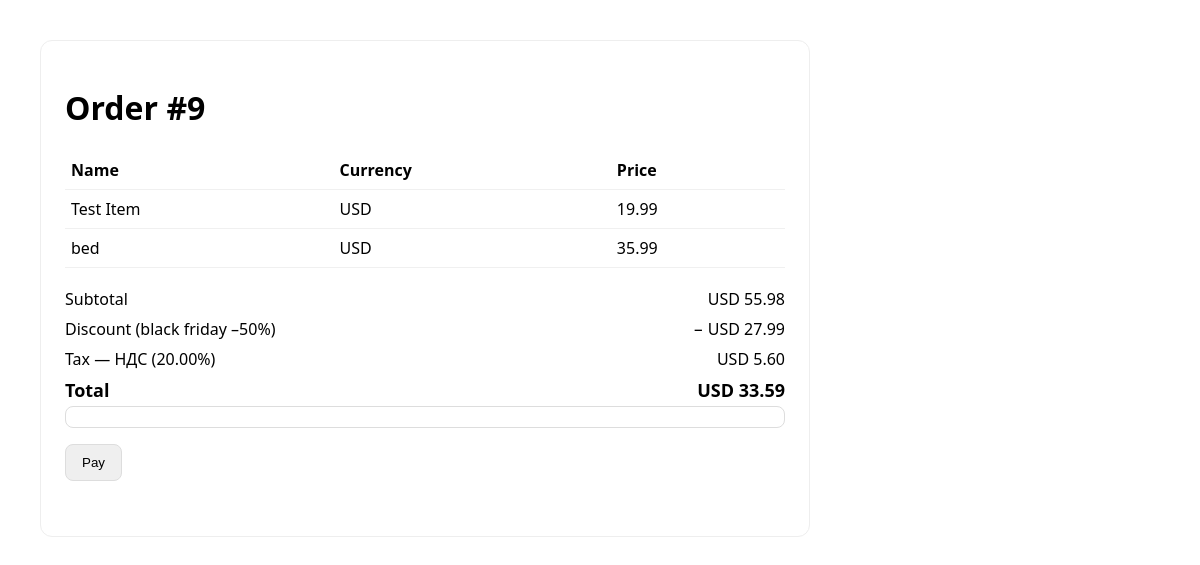
The page /order-intent/9/ on the database its author committed.
### catalog/models.py (models this page shows, shortened)
class Order(models.Model):
    items = models.ManyToManyField(Item, related_name="orders")
    currency = models.CharField(max_length=3, default="usd")
    created_at = models.DateTimeField(auto_now_add=True)
    paid = models.BooleanField(default=False)
    discount = models.ForeignKey(Discount, null=True, blank=True, on_delete=models.SET_NULL, related_name="orders")
    taxes = models.ManyToManyField(Tax, blank=True, related_name="orders")

class Item(models.Model):
    name = models.CharField(max_length=255)
    description = models.TextField(blank=True)
    price = models.PositiveIntegerField(help_text="Цена в минимальных единицах")
    currency = models.CharField(max_length=3, default='usd', help_text="USD, EUR, ...")
    @property
    def display_price(self):
        return f"{self.price / 100:.2f}"

class Discount(models.Model):
    name = models.CharField(max_length=100)
    percent_off = models.PositiveIntegerField(help_text="Скидка в %")
    active = models.BooleanField(default=True)
    stripe_coupon_id = models.CharField(max_length=64, blank=True, default="")

class Tax(models.Model):
    display_name = models.CharField(max_length=50, help_text="Название, напр. НДС")
    percentage = models.DecimalField(max_digits=5, decimal_places=2, help_text="Процент, напр. 20.00")
    inclusive = models.BooleanField(default=False, help_text="Включён в цену (True) или сверху (False)")
    active = models.BooleanField(default=True)
    stripe_tax_rate_id = models.CharField(max_length=64, blank=True, default="")

### catalog/views.py (the view)
# urls.py: path("order-intent/<int:order_id>/", order_intent_page, name="order-intent-page"),
@require_GET
def order_intent_page(request, order_id: int):
    order = get_object_or_404(Order, id=order_id)
    items = list(order.items.all())
    subtotal_cents = sum(i.price for i in items)
    percent = order.discount.percent_off if (order.discount and order.discount.active) else 0
    discount_cents = int(
        (Decimal(subtotal_cents) * Decimal(percent) / Decimal(100))
        .quantize(Decimal("1"), rounding=ROUND_HALF_UP)
    )
    taxable_base_cents = subtotal_cents - discount_cents
    taxes_ctx = []
    exclusive_total_cents = 0
    for t in order.taxes.filter(active=True):
        rate = Decimal(t.percentage)
        if t.inclusive:
            tax_amount = (Decimal(taxable_base_cents) * rate / (Decimal(100) + rate)) \
                         .quantize(Decimal("1"), rounding=ROUND_HALF_UP)
            tax_amount = int(tax_amount)
        else:
            tax_amount = (Decimal(taxable_base_cents) * rate / Decimal(100)) \
                         .quantize(Decimal("1"), rounding=ROUND_HALF_UP)
            tax_amount = int(tax_amount)
            exclusive_total_cents += tax_amount
        taxes_ctx.append({
            "name": t.display_name,
            "rate": f"{t.percentage}",
            "inclusive": t.inclusive,
            "amount_cents": tax_amount,
        })
    total_cents = taxable_base_cents + exclusive_total_cents
    def fmt(cents: int) -> str:
        return f"{cents / 100:.2f}"
    pubkey = _publishable_for_currency(order.currency)
    context = {
        "order": order,
        "items": items,
        "currency": order.currency.upper(),
        "subtotal_display": fmt(subtotal_cents),
        "has_discount": percent > 0,
        "discount_name": order.discount.name if percent > 0 else "",
        "discount_percent": percent,
        "discount_amount_display": fmt(discount_cents),
        "taxes": [
            {"name": tx["name"], "rate": tx["rate"], "inclusive": tx["inclusive"],
             "amount_display": fmt(tx["amount_cents"])}
            for tx in taxes_ctx
        ],
        "has_taxes": bool(taxes_ctx),
        "total_display": fmt(total_cents),
        "STRIPE_PUBLISHABLE_KEY": pubkey,
    }
    return render(request, "order_intent.html", context)

### catalog/views.py (called while the page is built, shortened)
def _publishable_for_currency(currency: str) -> str:
    cur = (currency or getattr(settings, "DEFAULT_CURRENCY", "usd")).lower()
    keys = getattr(settings, "STRIPE_KEYS", None)
    if isinstance(keys, dict):
        pair = keys.get(cur) or keys.get(getattr(settings, "DEFAULT_CURRENCY", "usd"), {})
        if isinstance(pair, dict) and pair.get("publishable"):
            return pair["publishable"]
    return getattr(settings, "STRIPE_PUBLISHABLE_KEY", "")

### catalog/templates/order_intent.html (shortened to what this page needs)
<!doctype html>
<html lang="ru">
  <head>
  </head>
  <body>
    <div class="card">
      <h1>Order #{{ order.id }}</h1>
      <table>
        <thead><tr><th>Name</th><th>Currency</th><th>Price</th></tr></thead>
        <tbody>
        {% for it in items %}
          <tr><td>{{ it.name }}</td><td>{{ it.currency|upper }}</td><td>{{ it.display_price }}</td></tr>
        {% empty %}
          <tr><td colspan="3">No items</td></tr>
        {% endfor %}
        </tbody>
      </table>
      <div class="summary">
        <div class="row"><span>Subtotal</span><span>{{ currency }} {{ subtotal_display }}</span></div>
        {% if discount_percent %}
          <div class="row"><span>Discount ({{ discount_name }} –{{ discount_percent }}%)</span><span>− {{ currency }} {{ discount_amount_display }}</span></div>
        {% endif %}
        {% if has_taxes %}
          {% for tx in taxes %}
            <div class="row"><span>Tax{% if tx.inclusive %} (incl.){% endif %} — {{ tx.name }} ({{ tx.rate }}%)</span><span>{{ currency }} {{ tx.amount_display }}</span></div>
          {% endfor %}
        {% endif %}
        <div class="row total"><span>Total</span><span>{{ currency }} {{ total_display }}</span></div>
      </div>
      <div id="card-element"></div>
      <button id="pay">Pay</button>
      <div id="note" class="note"></div>
    </div>
  </body>
</html>

### catalog/templates/order_intent.html (style rules this page uses)
body { font-family: system-ui, -apple-system, Segoe UI, Arial, sans-serif; padding: 32px; }
.card { max-width: 720px; border: 1px solid #eee; border-radius: 12px; padding: 24px; }
table { width: 100%; border-collapse: collapse; margin: 16px 0; }
th, td { padding: 8px 6px; border-bottom: 1px solid #f0f0f0; text-align: left; }
.summary { margin-top: 12px; }
.row { display: flex; justify-content: space-between; padding: 4px 0; }
.total { font-weight: 700; font-size: 18px; }
#card-element { padding: 10px 12px; border: 1px solid #ddd; border-radius: 8px; }
button { margin-top: 16px; padding: 10px 16px; border-radius: 8px; border: 1px solid #ddd; cursor: pointer; }
.note { margin-top: 12px; color: #b00020; font-weight: 500; min-height: 1.2em; }

### rows shown on the page
Order: id "9"
Item: name "Test Item", currency "USD", display_price "19.99"
Item: name "bed", currency "USD", display_price "35.99"
Discount: name "black friday"
Tax: name "НДС"

### other values the page prints
{{ currency }} "USD"
{{ subtotal_display }} "55.98"
{{ discount_percent }} "50"
{{ discount_amount_display }} "27.99"
{{ tx.rate }} "20.00"
{{ tx.amount_display }} "5.60"
{{ total_display }} "33.59"
